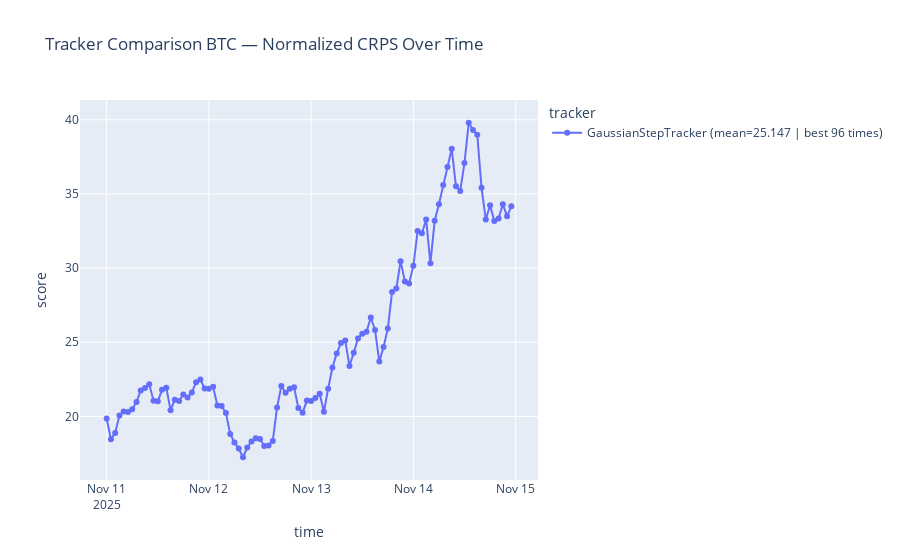

Notebook code cell kept with this figure:
### Code cell
plot_tracker_comparison(df_all, 'BTC')
